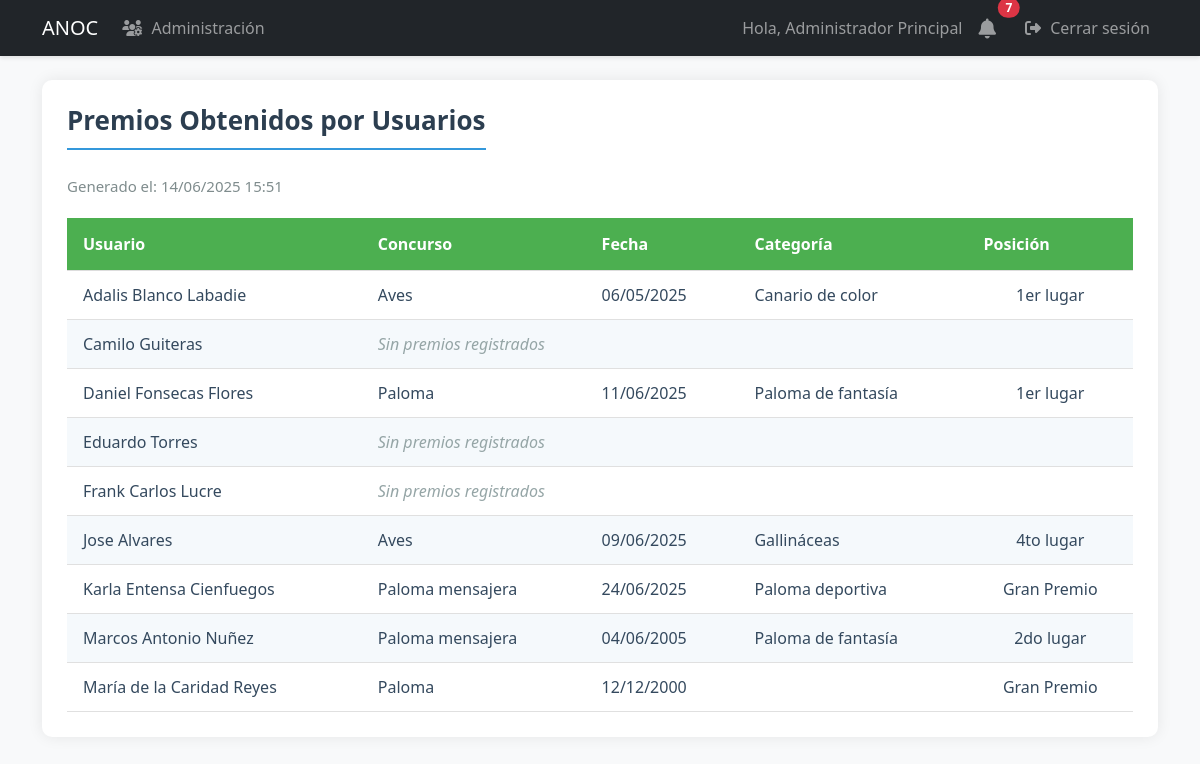
/reports/awards (signed in), run on an earlier commit of the app's database.
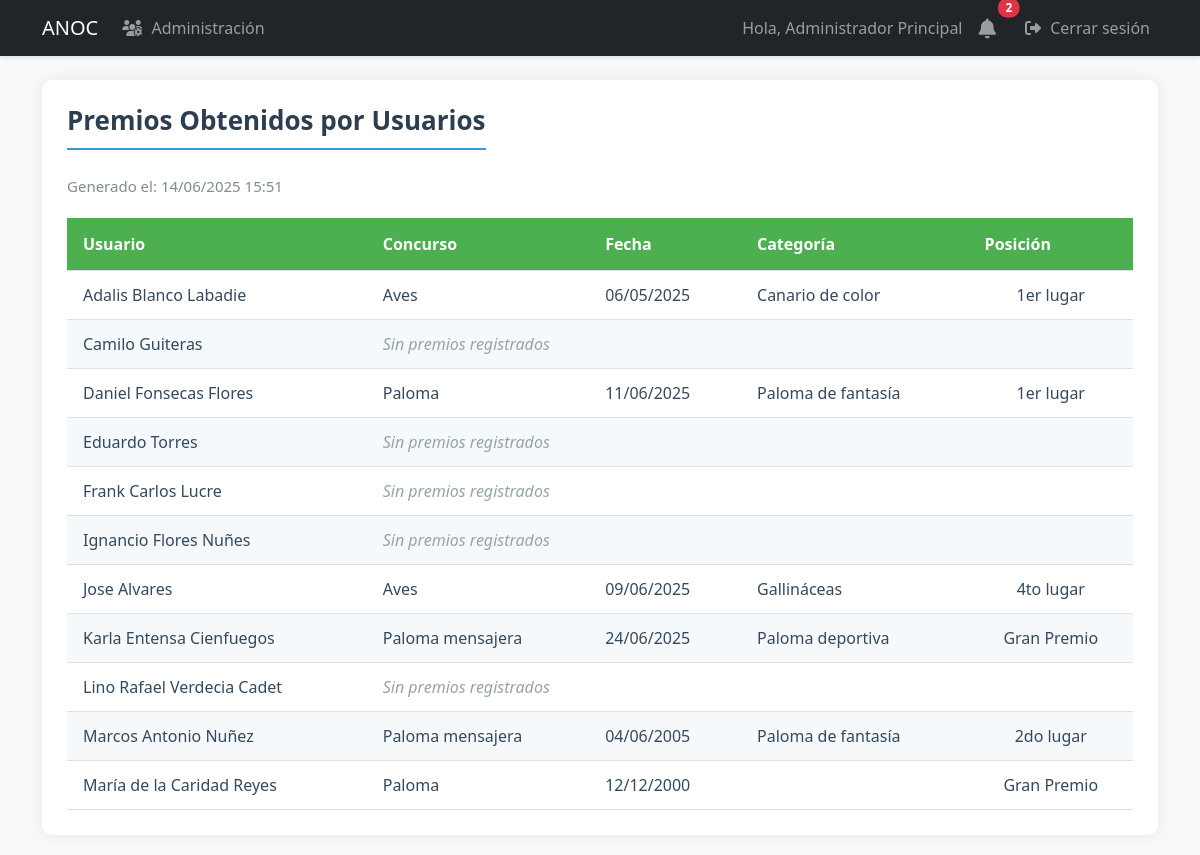
And on a later commit of the database.
### models.py (models this page shows, shortened)
class User(UserMixin, db.Model):
    id = db.Column(db.Integer, primary_key=True)
    username = db.Column(db.String(80), unique=True, nullable=False, index=True)
    email = db.Column(db.String(120), unique=True, nullable=False, index=True)
    password_hash = db.Column(db.String(128))
    role = db.Column(db.String(20), default='user')  # 'admin', 'specialist', 'dependiente', 'user'
    is_associated = db.Column(db.Boolean, default=False, nullable=False)
    full_name = db.Column(db.String(100), nullable=False)
    phone = db.Column(db.String(20), nullable=False)
    profile_image = db.Column(db.String(255))  # Ruta de la imagen de perfil
    last_login = db.Column(db.DateTime)  # Fecha del último inicio de sesión
    is_active = db.Column(db.Boolean, default=True)  # Para manejar cuentas activas/inactivas
    address = db.Column(db.String(200))  # Nuevo campo para dirección
    birds = db.relationship('UserBirds', backref='user', lazy=True, cascade='all, delete-orphan')
    awards = db.relationship('Award', backref='user', lazy=True, cascade='all, delete-orphan')
    notifications = db.relationship('Notification', backref='user', lazy=True)

class Award(db.Model):
    id = db.Column(db.Integer, primary_key=True)
    user_id = db.Column(db.Integer, db.ForeignKey('user.id'), nullable=False)
    contest_name = db.Column(db.String(200), nullable=False)
    award_date = db.Column(db.Date, nullable=False)
    description = db.Column(db.Text)
    category = db.Column(db.String(100))  # Categoría en la que se ganó el premio
    position = db.Column(db.String)  # Posición obtenida (1ro, 2do, etc.)

### app.py (the view)
@app.route('/reports/awards')
@login_required
def awards_report():
    if current_user.role not in ['admin', 'specialist']:
        abort(403)
    associates = db.session.execute(
        select(User)
        .where(User.is_associated == True)
        .order_by(User.full_name)
        .options(db.subqueryload(User.awards))  # Cambiado a subqueryload
    ).scalars().unique().all()  # Añadido unique() y all()
    return render_template('reports/awards_report.html',
                         associates=associates,
                         now=datetime.utcnow())

### app.py (called while the page is built)
@login_manager.user_loader
def load_user(user_id):
    return db.session.get(User, int(user_id))

### templates/reports/awards_report.html (shortened to what this page needs)
{% extends "base.html" %}
{% block content %}
<div class="report-container">
    <h2 class="report-title">Premios Obtenidos por Usuarios</h2>
    <div class="report-header">
        <div class="report-meta">
            <span>Generado el: {{ now.strftime('%d/%m/%Y %H:%M') }}</span>
        </div>
    </div>
    <table class="report-table">
        <thead>
            <tr>
                <th>Usuario</th>
                <th>Concurso</th>
                <th>Fecha</th>
                <th>Categoría</th>
                <th>Posición</th>
            </tr>
        </thead>
        <tbody>
            {% for user in associates %}
                {% for award in user.awards %}
                <tr>
                    <td>{{ user.full_name }}</td>
                    <td>{{ award.contest_name }}</td>
                    <td>{{ award.award_date.strftime('%d/%m/%Y') }}</td>
                    <td>{{ award.category }}</td>
                    <td class="text-center">{{ award.position }}</td>
                </tr>
                {% else %}
                <tr>
                    <td>{{ user.full_name }}</td>
                    <td colspan="4" class="text-muted">Sin premios registrados</td>
                </tr>
                {% endfor %}
            {% endfor %}
        </tbody>
    </table>
</div>
{% endblock %}

### templates/base.html (shortened to what this page needs)
<!DOCTYPE html>
<html lang="es">
<head>
    <link href="https://cdn.jsdelivr.net/npm/bootstrap@5.3.0/dist/css/bootstrap.min.css" rel="stylesheet">
    <link href="https://cdnjs.cloudflare.com/ajax/libs/font-awesome/6.4.0/css/all.min.css" rel="stylesheet">
    <link rel="stylesheet" href="{{ url_for('static', filename='css/styles.css') }}">
</head>
<body>
    <nav class="navbar navbar-expand-lg navbar-dark bg-dark">
        <div class="container">
            <a class="navbar-brand" href="{{ url_for('dashboard') }}">ANOC</a>
            <div class="collapse navbar-collapse" id="navbarNav">
                <ul class="navbar-nav me-auto">
                    {% if current_user.is_authenticated and current_user.role == 'admin' %}
                        <li class="nav-item">
                            <a class="nav-link" href="{{ url_for('admin_users') }}">
                                <i class="fas fa-users-cog"></i> Administración
                            </a>
                        </li>
                    {% endif %}
                </ul>
                <ul class="navbar-nav">
                    {% if current_user.is_authenticated %}
                        <li class="nav-item">
                            <span class="nav-link">Hola, {{ current_user.full_name }}</span>
                        </li>
                        <li class="nav-item position-relative me-2">
                            <a class="nav-link" href="{{ url_for('notifications') }}">
                                <i class="fas fa-bell fa-lg"></i>
                                {% if current_user.is_authenticated %}
                                    {% set unread_count = get_unread_notifications_count(current_user.id) %}
                                    {% if unread_count > 0 %}
                                        <span class="position-absolute top-0 start-100 translate-middle badge rounded-pill bg-danger">
                                            {{ unread_count }}
                                        </span>
                                    {% endif %}
                                {% endif %}
                            </a>
                        </li>
                        <li class="nav-item">
                            <a class="nav-link" href="{{ url_for('logout') }}">
                                <i class="fas fa-sign-out-alt"></i> Cerrar sesión
                            </a>
                        </li>
                    {% else %}
                        <li class="nav-item">
                            <a class="nav-link" href="{{ url_for('login') }}">
                                <i class="fas fa-sign-in-alt"></i> Iniciar sesión
                            </a>
                        </li>
                    {% endif %}
                </ul>
            </div>
        </div>
    </nav>
    <div class="container mt-4">
        {% block content %}{% endblock %}
    </div>
</body>
</html>

What changed in the data, as far as the page shows it:
added User: full_name "Ignancio Flores Nuñes"
added User: full_name "Lino Rafael Verdecia Cadet"
Also different on the page:
{{ unread_count }}: "7" → "2"
